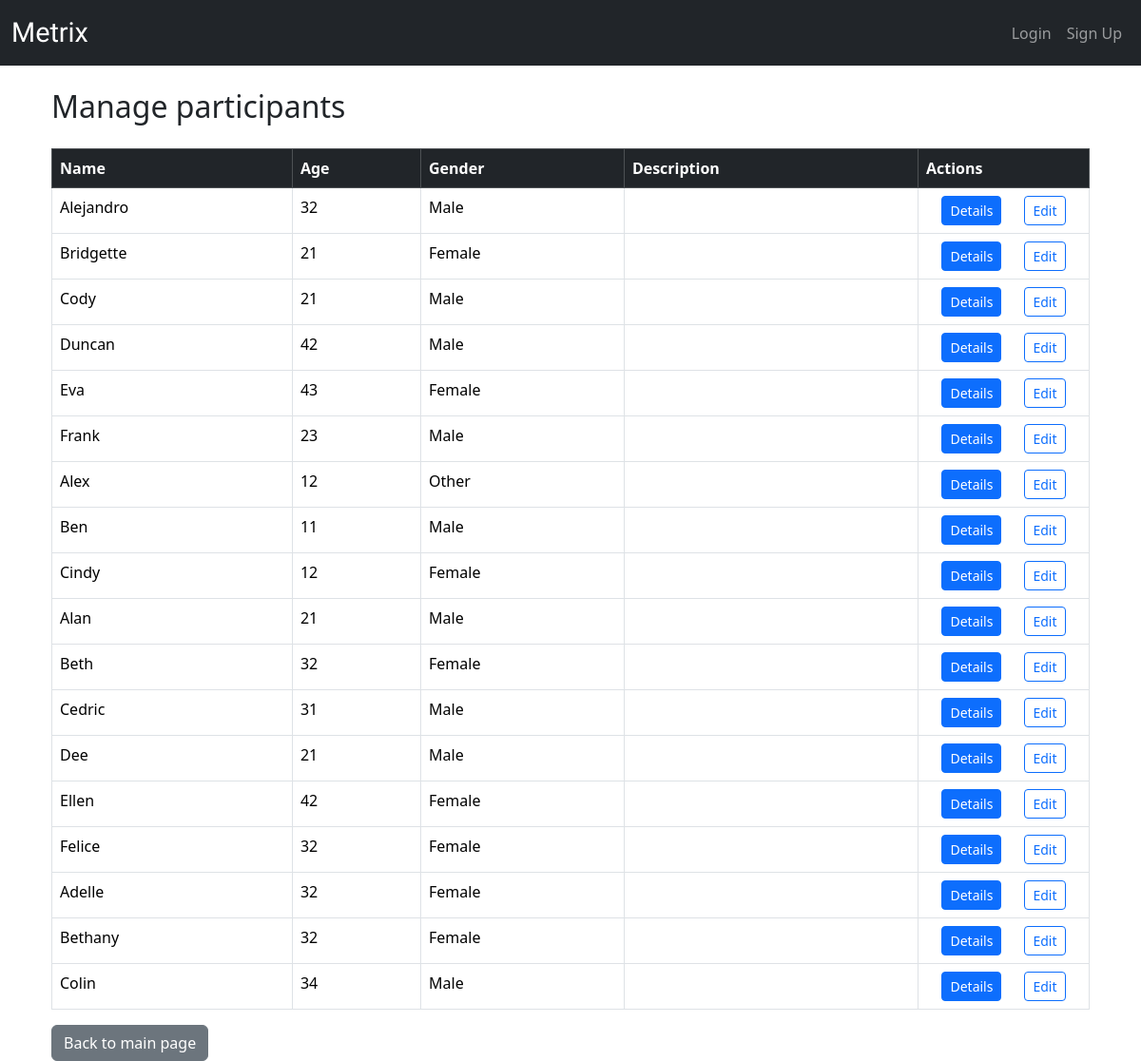
Screenshot of /participants/manage/ with the database file from the repository.
### metrix/models.py (models this page shows, shortened)
class Participant(models.Model):
    research = models.ForeignKey(Research, on_delete=models.CASCADE)
    participant_id = models.AutoField(primary_key=True)
    name = models.CharField(max_length=100)
    age = models.PositiveIntegerField()
    gender = models.CharField(max_length=10, choices=[('male', 'Male'), ('female', 'Female'), ('other', 'Other')])
    description = models.TextField(blank=True)

### metrix/views.py (the view)
# urls.py: path('participants/manage/', views.participant_manage_list, name='participant-manage-list'),
def participant_manage_list(request):
    participants = Participant.objects.all()
    return render(request, 'metrix/participants_manage.html', {'participants': participants})

### metrix/templates/metrix/participants_manage.html
{% extends 'metrix/base.html' %}
{% block content %}
<div class="container mt-4">
    <h2 class="mb-4">Manage participants</h2>
    {% if participants %}
        <table class="table table-bordered table-hover">
            <thead class="table-dark">
                <tr>
                    <th>Name</th>
                    <th>Age</th>
                    <th>Gender</th>
                    <th>Description</th>
                    <th style="width: 180px;">Actions</th>
                </tr>
            </thead>
            <tbody>
                {% for p in participants %}
                    <tr>
                        <td>{{ p.name }}</td>
                        <td>{{ p.age }}</td>
                        <td>{{ p.get_gender_display }}</td>
                        <td>{{ p.description|truncatewords:10 }}</td>
                        <td class="text-center">
                             <div style="display: flex; justify-content: center; gap: 1.5rem;">
                            <a href="{% url 'participant-detail' p.pk %}" class="btn btn-sm btn-primary">Details</a>
                            <a href="{% url 'participant-edit' p.pk %}" class="btn btn-sm btn-outline-primary">Edit</a>
                             </div>
                        </td>
                    </tr>
                {% endfor %}
            </tbody>
        </table>
    {% else %}
        <div class="alert alert-info">No participants available.</div>
    {% endif %}
    <a href="{% url 'research' %}" class="btn btn-secondary">Back to main page</a>
</div>
{% endblock %}

### rows the page displays
Participant: name "Alejandro", age "32", gender "Male"
Participant: name "Bridgette", age "21", gender "Female"
Participant: name "Cody", age "21", gender "Male"
Participant: name "Duncan", age "42", gender "Male"
Participant: name "Eva", age "43", gender "Female"
Participant: name "Frank", age "23", gender "Male"
Participant: name "Alex", age "12", gender "Other"
Participant: name "Ben", age "11", gender "Male"
Participant: name "Cindy", age "12", gender "Female"
Participant: name "Alan", age "21", gender "Male"
Participant: name "Beth", age "32", gender "Female"
Participant: name "Cedric", age "31", gender "Male"
Participant: name "Dee", age "21", gender "Male"
Participant: name "Ellen", age "42", gender "Female"
Participant: name "Felice", age "32", gender "Female"
Participant: name "Adelle", age "32", gender "Female"
Participant: name "Bethany", age "32", gender "Female"
Participant: name "Colin", age "34", gender "Male"
